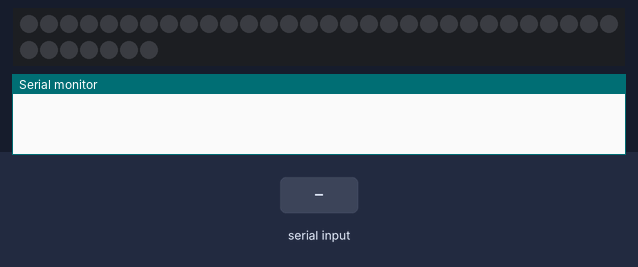
This sketch was run on a simulated ATtiny85, built with avr-gcc and run on an emulated ATtiny85. On the bench: 37 RGB LEDs in strip order, left to right, continuing on the next row, the last lines printed to the serial monitor. The inputs (shaded band) are chosen by the test bench.

Above: at 1.2 s.
1.3 s: "90,45\n" received over Serial
At 2.9 s:
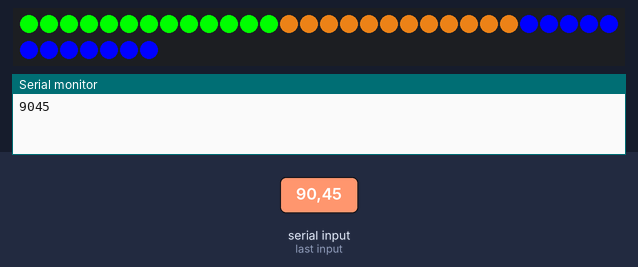
3.4 s: "5\n" received over Serial
At 4.8 s:
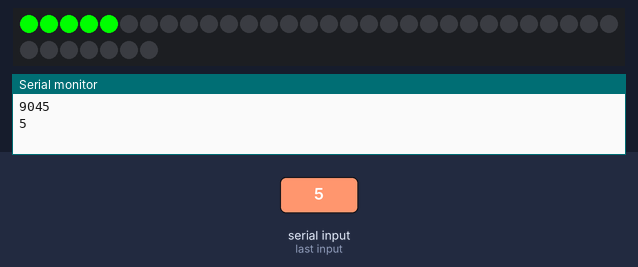
5.1 s: "30,150\n" received over Serial
At 7.3 s:
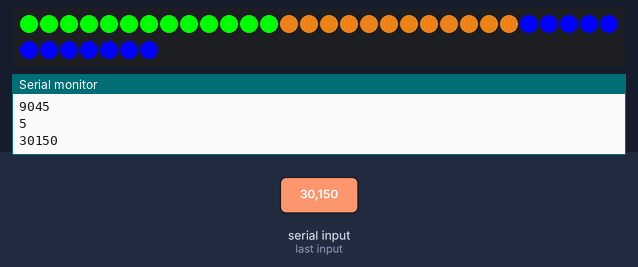
Timing chart, 0 to 8.8 s (numbered marks = the images above; inputs shaded):
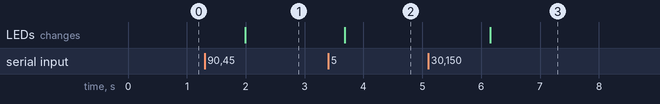

Measured:
- after the input at 1.3 s, the LEDs: change after 0.69 s (image 1)
- after the input at 3.4 s, the LEDs: change after 0.28 s (image 2)
- after the input at 5.1 s, the LEDs: change after 1.1 s (image 3)

The sketch:

output.ino
```cpp
//Made by Valery Smith 2018
//Hack ISUUU

#include <Adafruit_DotStar.h>
// Because conditional #includes don't work w/Arduino sketches...
#include <SPI.h>         // COMMENT OUT THIS LINE FOR GEMMA OR TRINKET
//#include <avr/power.h> // ENABLE THIS LINE FOR GEMMA OR TRINKET

int NUMPIXELS = 37; // Number of LEDs in strip

// Here's how to control the LEDs from any two pins:
#define DATAPIN    4
#define CLOCKPIN   5
Adafruit_DotStar strip = Adafruit_DotStar(
                           NUMPIXELS, DATAPIN, CLOCKPIN, DOTSTAR_BRG);
// The last parameter is optional -- this is the color data order of the
// DotStar strip, which has changed over time in different production runs.
// Your code just uses R,G,B colors, the library then reassigns as needed.
// Default is DOTSTAR_BRG, so change this if you have an earlier strip.

// Hardware SPI is a little faster, but must be wired to specific pins
// (Arduino Uno = pin 11 for data, 13 for clock, other boards are different).
//Adafruit_DotStar strip = Adafruit_DotStar(NUMPIXELS, DOTSTAR_BRG);

void setup() {
  Serial.begin(115200);
#if defined(__AVR_ATtiny85__) && (F_CPU == 16000000L)
  clock_prescale_set(clock_div_1); // Enable 16 MHz on Trinket
#endif

  strip.begin(); // Initialize pins for output
  for ( int j = 0; j <= NUMPIXELS + NUMPIXELS; ++j) {
    strip.setPixelColor(j, 0);
  } // 'Off' pixel at tail
  //strip.show();
  strip.show();  // Turn all LEDs off ASAP
}

// Runs 10 LEDs at a time along strip, cycling through red, green and blue.
// This requires about 200 mA for all the 'on' pixels + 1 mA per 'off' pixel.

int hold;
int endLED = 0; // Index of the score/top pixel
uint32_t green = 0xFF0000;      // 'On' color (starts red)
uint32_t yelllow = 0xC36B13;
uint32_t blue = 0x0000FF;
uint32_t white = 0xB7AD39;
uint32_t red = 0x00FF00;
uint32_t purple = 0x6DAE4;
uint32_t color = 0x0000;
String inString = "";
void loop() {
  if (Serial.available() > 0) {

    int inChar = Serial.read();
    if (isDigit(inChar)) {
      // convert the incoming byte to a char and add it to the string:
      inString += (char)inChar;
    }
    // if you get a newline, then aset the endLED
    if (inChar == '\n')
    {
      endLED = inString.toInt();
      // clear the string for new input:
      Serial.println(endLED);
      inString = "";
    }
  }

  for (int i = 0; i <= endLED; i++) {
    if (i < 12) {
      color = red;
    }
    if (i < 25 && i > 12) {
      color = yelllow;
    }
    if (i > 24 ) {
      color = blue;
    }
    strip.setPixelColor(i, color); // 'On' pixel at head}
  }
  for ( int j = endLED; j < NUMPIXELS; ++j) {
    strip.setPixelColor(j, 0);
  } // 'Off' pixels after the endLED
  strip.show();                     // Refresh strip
  delay(100);                        // Pause 20 milliseconds (~50 FPS)
}
```
